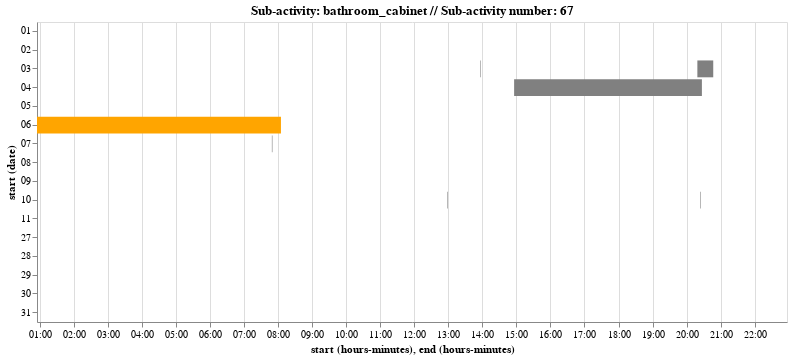

Notebook code for this chart:
### Code cell
charts[0]

### Figure 1 — Vega-Lite specification as saved in the notebook (floating-point values rounded to 4 significant figures)
{"$schema": "https://vega.github.io/schema/vega-lite/v3.4.0.json", "config": {"mark": {"tooltip": null}, "view": {"height": 300, "width": 400}}, "data": {"name": "data-3cfe50779dc22804f2883f731cef1f9a"}, "datasets": {"data-3cfe50779dc22804f2883f731cef1f9a": [{"day": "3", "end": "2003-03-27T06:43:43", "index": 0, "start": "2003-03-27T06:43:40"}, {"day": "3", "end": "2003-03-27T06:44:56", "index": 5, "start": "2003-03-27T06:44:49"}, {"day": "3", "end": "2003-03-27T07:11:27", "index": 15, "start": "2003-03-27T07:11:23"}, {"day": "4", "end": "2003-03-28T18:34:43", "index": 137, "start": "2003-03-28T18:34:41"}, {"day": "4", "end": "2003-03-28T19:02:26", "index": 144, "start": "2003-03-28T19:02:24"}, {"day": "4", "end": "2003-03-28T22:14:17", "index": 193, "start": "2003-03-28T22:14:12"}, {"day": "5", "end": "2003-03-29T06:29:28", "index": 204, "start": "2003-03-29T06:29:25"}, {"day": "5", "end": "2003-03-29T08:55:26", "index": 208, "start": "2003-03-29T08:55:24"}, {"day": "5", "end": "2003-03-29T09:12:23", "index": 214, "start": "2003-03-29T09:12:22"}, {"day": "5", "end": "2003-03-29T15:37:43", "index": 498, "start": "2003-03-29T15:37:30"}, {"day": "5", "end": "2003-03-29T15:37:38", "index": 499, "start": "2003-03-29T15:37:31"}, {"day": "5", "end": "2003-03-29T15:56:55", "index": 586, "start": "2003-03-29T15:56:51"}, {"day": "5", "end": "2003-03-29T15:56:54", "index": 587, "start": "2003-03-29T15:56:53"}, {"day": "5", "end": "2003-03-29T16:02:09", "index": 600, "start": "2003-03-29T16:02:01"}, {"day": "5", "end": "2003-03-29T16:02:07", "index": 601, "start": "2003-03-29T16:02:03"}, {"day": "5", "end": "2003-03-29T18:23:47", "index": 650, "start": "2003-03-29T18:23:46"}, {"day": "5", "end": "2003-03-29T18:24:30", "index": 651, "start": "2003-03-29T18:24:29"}, {"day": "5", "end": "2003-03-29T22:27:50", "index": 678, "start": "2003-03-29T22:27:45"}, {"day": "6", "end": "2003-03-30T07:39:43", "index": 695, "start": "2003-03-30T07:39:29"}, {"day": "6", "end": "2003-03-30T13:19:20", "index": 776, "start": "2003-03-30T13:19:18"}, {"day": "6", "end": "2003-03-30T15:52:41", "index": 807, "start": "2003-03-30T15:52:39"}, {"day": "6", "end": "2003-03-30T16:24:29", "index": 812, "start": "2003-03-30T16:24:28"}, {"day": "6", "end": "2003-03-30T22:57:41", "index": 822, "start": "2003-03-30T22:57:37"}, {"day": "0", "end": "2003-03-31T07:36:16", "index": 827, "start": "2003-03-31T07:36:11"}, {"day": "0", "end": "2003-03-31T08:59:15", "index": 841, "start": "2003-03-31T08:59:12"}, {"day": "0", "end": "2003-03-31T12:05:32", "index": 866, "start": "2003-03-31T12:05:29"}, {"day": "0", "end": "2003-03-31T19:42:08", "index": 893, "start": "2003-03-31T19:42:05"}, {"day": "1", "end": "2003-04-01T06:07:55", "index": 897, "start": "2003-04-01T06:07:52"}, {"day": "1", "end": "2003-04-01T21:05:49", "index": 974, "start": "2003-04-01T21:05:47"}, {"day": "1", "end": "2003-04-01T21:20:42", "index": 980, "start": "2003-04-01T21:20:39"}, {"day": "1", "end": "2003-04-01T21:21:38", "index": 983, "start": "2003-04-01T21:21:37"}, {"day": "2", "end": "2003-04-02T07:13:15", "index": 993, "start": "2003-04-02T07:13:12"}, {"day": "2", "end": "2003-04-02T08:23:32", "index": 1029, "start": "2003-04-02T08:23:17"}, {"day": "2", "end": "2003-04-02T21:05:22", "index": 1171, "start": "2003-04-02T21:05:21"}, {"day": "2", "end": "2003-04-02T21:28:22", "index": 1181, "start": "2003-04-02T21:28:17"}, {"day": "3", "end": "2003-04-03T07:08:51", "index": 1193, "start": "2003-04-03T07:08:48"}, {"day": "3", "end": "2003-04-03T08:45:10", "index": 1200, "start": "2003-04-03T08:45:02"}, {"day": "3", "end": "2003-04-03T08:47:51", "index": 1206, "start": "2003-04-03T08:47:49"}, {"day": "3", "end": "2003-04-03T09:07:54", "index": 1216, "start": "2003-04-03T09:07:53"}, {"day": "3", "end": "2003-04-03T13:57:08", "index": 1264, "start": "2003-04-03T13:56:58"}, {"day": "3", "end": "2003-04-03T20:19:10", "index": 1307, "start": "2003-04-03T20:19:06"}, {"day": "3", "end": "2003-04-03T20:47:05", "index": 1309, "start": "2003-04-03T20:19:18"}, {"day": "3", "end": "2003-04-03T20:49:40", "index": 1316, "start": "2003-04-03T20:49:37"}, {"day": "4", "end": "2003-04-04T06:11:21", "index": 1338, "start": "2003-04-04T06:11:15"}, {"day": "4", "end": "2003-04-04T06:11:21", "index": 1339, "start": "2003-04-04T06:11:15"}, {"day": "4", "end": "2003-04-04T06:12:44", "index": 1347, "start": "2003-04-04T06:12:37"}, {"day": "4", "end": "2003-04-04T06:41:40", "index": 1351, "start": "2003-04-04T06:41:37"}, {"day": "4", "end": "2003-04-04T07:04:37", "index": 1355, "start": "2003-04-04T07:04:36"}, {"day": "4", "end": "2003-04-04T07:04:37", "index": 1356, "start": "2003-04-04T07:04:36"}, {"day": "4", "end": "2003-04-04T12:30:54", "index": 1421, "start": "2003-04-04T12:30:51"}, {"day": "4", "end": "2003-04-04T12:30:54", "index": 1422, "start": "2003-04-04T12:30:51"}, {"day": "4", "end": "2003-04-04T14:50:31", "index": 1447, "start": "2003-04-04T14:50:19"}, {"day": "4", "end": "2003-04-04T20:27:34", "index": 1455, "start": "2003-04-04T14:56:48"}, {"day": "4", "end": "2003-04-04T14:56:51", "index": 1456, "start": "2003-04-04T14:56:48"}, {"day": "4", "end": "2003-04-04T15:29:34", "index": 1460, "start": "2003-04-04T15:29:31"}, {"day": "5", "end": "2003-04-05T11:31:16", "index": 1516, "start": "2003-04-05T11:31:13"}, {"day": "5", "end": "2003-04-05T21:02:14", "index": 1650, "start": "2003-04-05T21:02:11"}, {"day": "5", "end": "2003-04-05T21:03:45", "index": 1652, "start": "2003-04-05T21:03:43"}, {"day": "5", "end": "2003-04-05T22:46:26", "index": 1670, "start": "2003-04-05T22:46:22"}, {"day": "6", "end": "2003-04-06T08:05:17", "index": 1679, "start": "2003-04-06T00:55:42"}, {"day": "6", "end": "2003-04-06T18:30:43", "index": 1835, "start": "2003-04-06T18:30:42"}, {"day": "6", "end": "2003-04-06T18:30:43", "index": 1836, "start": "2003-04-06T18:30:42"}, {"day": "6", "end": "2003-04-06T20:51:59", "index": 1868, "start": "2003-04-06T20:51:58"}, {"day": "6", "end": "2003-04-06T20:54:08", "index": 1869, "start": "2003-04-06T20:54:06"}, {"day": "0", "end": "2003-04-07T07:07:43", "index": 1892, "start": "2003-04-07T07:07:39"}, {"day": "0", "end": "2003-04-07T07:24:55", "index": 1897, "start": "2003-04-07T07:24:54"}, {"day": "0", "end": "2003-04-07T07:50:05", "index": 1921, "start": "2003-04-07T07:49:54"}, {"day": "0", "end": "2003-04-07T20:15:36", "index": 2000, "start": "2003-04-07T20:15:34"}, {"day": "0", "end": "2003-04-07T20:37:55", "index": 2005, "start": "2003-04-07T20:37:51"}, {"day": "1", "end": "2003-04-08T06:23:54", "index": 2009, "start": "2003-04-08T06:23:51"}, {"day": "1", "end": "2003-04-08T07:02:59", "index": 2032, "start": "2003-04-08T07:02:57"}, {"day": "1", "end": "2003-04-08T07:08:36", "index": 2035, "start": "2003-04-08T07:08:24"}, {"day": "1", "end": "2003-04-08T15:50:53", "index": 2073, "start": "2003-04-08T15:50:47"}, {"day": "1", "end": "2003-04-08T21:09:06", "index": 2106, "start": "2003-04-08T21:09:05"}, {"day": "2", "end": "2003-04-09T10:55:38", "index": 2176, "start": "2003-04-09T10:55:36"}, {"day": "2", "end": "2003-04-09T15:06:24", "index": 2232, "start": "2003-04-09T15:06:22"}, {"day": "2", "end": "2003-04-09T15:07:23", "index": 2233, "start": "2003-04-09T15:07:14"}, {"day": "2", "end": "2003-04-09T20:09:23", "index": 2284, "start": "2003-04-09T20:09:22"}, {"day": "2", "end": "2003-04-09T20:09:23", "index": 2285, "start": "2003-04-09T20:09:22"}, {"day": "2", "end": "2003-04-09T20:10:46", "index": 2290, "start": "2003-04-09T20:10:43"}, {"day": "2", "end": "2003-04-09T20:10:46", "index": 2291, "start": "2003-04-09T20:10:43"}, {"day": "3", "end": "2003-04-10T08:18:51", "index": 2305, "start": "2003-04-10T08:18:48"}, {"day": "3", "end": "2003-04-10T08:19:28", "index": 2310, "start": "2003-04-10T08:19:24"}, {"day": "3", "end": "2003-04-10T10:13:38", "index": 2339, "start": "2003-04-10T10:13:36"}, {"day": "3", "end": "2003-04-10T10:14:29", "index": 2343, "start": "2003-04-10T10:14:21"}, {"day": "3", "end": "2003-04-10T11:21:17", "index": 2387, "start": "2003-04-10T11:21:14"}, {"day": "3", "end": "2003-04-10T11:23:07", "index": 2394, "start": "2003-04-10T11:23:04"}, {"day": "3", "end": "2003-04-10T11:23:18", "index": 2395, "start": "2003-04-10T11:23:16"}, {"day": "3", "end": "2003-04-10T11:24:36", "index": 2396, "start": "2003-04-10T11:24:13"}, {"day": "3", "end": "2003-04-10T11:55:22", "index": 2409, "start": "2003-04-10T11:55:20"}, {"day": "3", "end": "2003-04-10T11:55:22", "index": 2410, "start": "2003-04-10T11:55:20"}, {"day": "3", "end": "2003-04-10T12:59:07", "index": 2454, "start": "2003-04-10T12:58:54"}, {"day": "3", "end": "2003-04-10T12:59:26", "index": 2455, "start": "2003-04-10T12:59:24"}, {"day": "3", "end": "2003-04-10T13:10:51", "index": 2462, "start": "2003-04-10T13:10:34"}, {"day": "3", "end": "2003-04-10T20:25:04", "index": 2536, "start": "2003-04-10T20:24:54"}, {"day": "3", "end": "2003-04-10T20:28:26", "index": 2539, "start": "2003-04-10T20:28:25"}, {"day": "4", "end": "2003-04-11T11:22:29", "index": 2607, "start": "2003-04-11T11:22:12"}, {"day": "4", "end": "2003-04-11T14:35:41", "index": 2676, "start": "2003-04-11T14:35:31"}, {"day": "4", "end": "2003-04-11T14:36:19", "index": 2677, "start": "2003-04-11T14:36:07"}, {"day": "4", "end": "2003-04-11T15:53:40", "index": 2695, "start": "2003-04-11T15:53:32"}, {"day": "4", "end": "2003-04-11T15:54:43", "index": 2696, "start": "2003-04-11T15:54:28"}, {"day": "4", "end": "2003-04-11T19:29:20", "index": 2718, "start": "2003-04-11T19:29:17"}, {"day": "4", "end": "2003-04-11T19:29:19", "index": 2719, "start": "2003-04-11T19:29:17"}, {"day": "4", "end": "2003-04-11T22:21:12", "index": 2767, "start": "2003-04-11T22:21:09"}]}, "encoding": {"color": {"condition": {"test": "(datum.day > 4)", "value": "orange"}, "value": "grey"}, "detail": {"field": "index", "type": "quantitative"}, "x": {"field": "start", "timeUnit": "hoursminutes", "type": "temporal"}, "x2": {"field": "end", "timeUnit": "hoursminutes"}, "y": {"field": "start", "timeUnit": "date", "type": "ordinal"}}, "mark": "bar", "selection": {"selector224": {"bind": "scales", "encodings": ["x", "y"], "type": "interval"}}, "title": "Sub-activity: bathroom_cabinet // Sub-activity number: 67", "width": 750}
